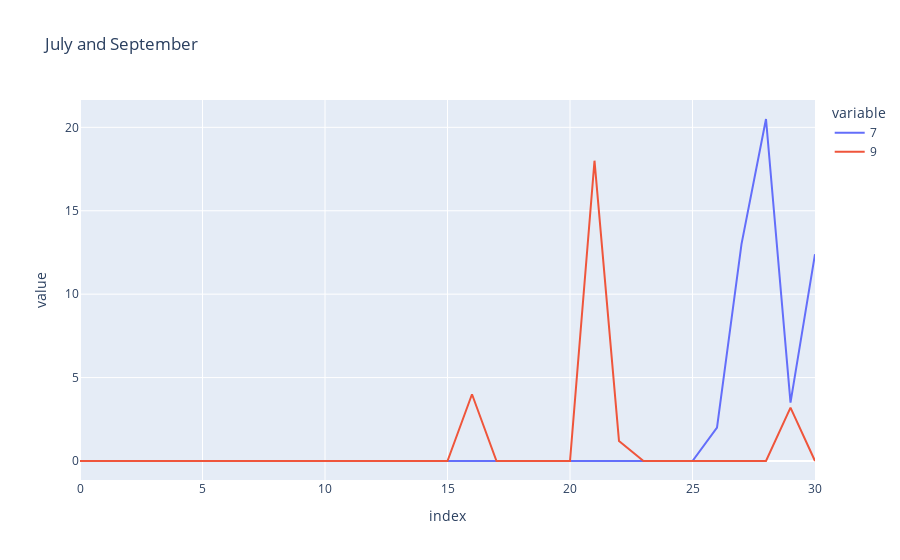

The notebook cell saved with this chart:
### Code cell
temp_dF = dF.iloc[:, [7, 9]]

fig = px.line(temp_dF, title="July and September")
fig.show()

### Figure 1 — Plotly figure (JSON) as saved in the notebook; plotly's stock layout.template omitted (floating-point values rounded to 4 significant figures)
{"data": [{"hovertemplate": "variable=7<br>index=%{x}<br>value=%{y}<extra></extra>", "legendgroup": "7", "line": {"color": "#636efa", "dash": "solid"}, "marker": {"symbol": "circle"}, "mode": "lines", "name": "7", "orientation": "v", "showlegend": true, "type": "scatter", "x": [0, 1, 2, 3, 4, 5, 6, 7, 8, 9, 10, 11, 12, 13, 14, 15, 16, 17, 18, 19, 20, 21, 22, 23, 24, 25, 26, 27, 28, 29, 30], "xaxis": "x", "y": [0, 0, 0, 0, 0, 0, 0, 0, 0, 0, 0, 0, 0, 0, 0, 0, 0, 0, 0, 0, 0, 0, 0, 0, 0, 0, 2, 13, 20.5, 3.5, 12.4], "yaxis": "y"}, {"hovertemplate": "variable=9<br>index=%{x}<br>value=%{y}<extra></extra>", "legendgroup": "9", "line": {"color": "#EF553B", "dash": "solid"}, "marker": {"symbol": "circle"}, "mode": "lines", "name": "9", "orientation": "v", "showlegend": true, "type": "scatter", "x": [0, 1, 2, 3, 4, 5, 6, 7, 8, 9, 10, 11, 12, 13, 14, 15, 16, 17, 18, 19, 20, 21, 22, 23, 24, 25, 26, 27, 28, 29, 30], "xaxis": "x", "y": [0, 0, 0, 0, 0, 0, 0, 0, 0, 0, 0, 0, 0, 0, 0, 0, 4, 0, 0, 0, 0, 18, 1.2, 0, 0, 0, 0, 0, 0, 3.2, 0], "yaxis": "y"}], "layout": {"legend": {"title": {"text": "variable"}, "tracegroupgap": 0}, "title": {"text": "July and September"}, "xaxis": {"anchor": "y", "domain": [0, 1], "title": {"text": "index"}}, "yaxis": {"anchor": "x", "domain": [0, 1], "title": {"text": "value"}}}}
